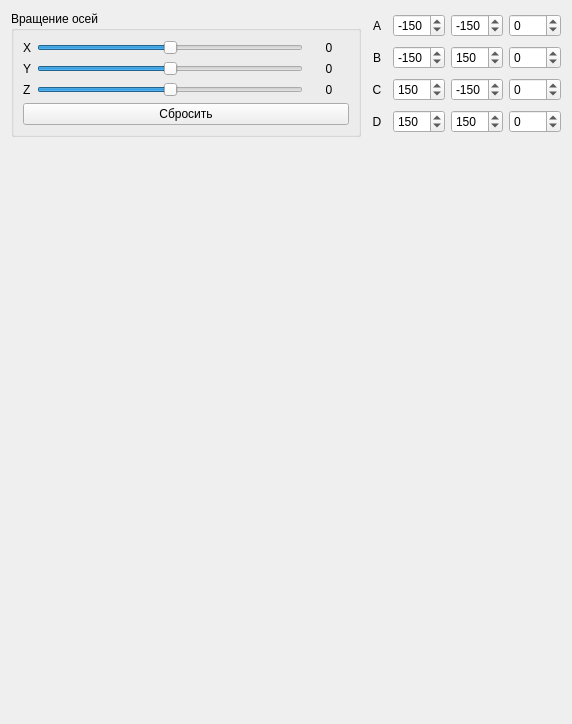
<?xml version="1.0" encoding="UTF-8"?>
<ui version="4.0">
 <class>Form</class>
 <widget class="QWidget" name="Form">
  <property name="geometry">
   <rect>
    <x>0</x>
    <y>0</y>
    <width>568</width>
    <height>724</height>
   </rect>
  </property>
  <property name="windowTitle">
   <string>Form</string>
  </property>
  <layout class="QVBoxLayout" name="verticalLayout_2">
   <item>
    <layout class="QHBoxLayout" name="horizontalLayout_5">
     <item>
      <widget class="QGroupBox" name="groupBox_3">
       <property name="title">
        <string>Вращение осей</string>
       </property>
       <layout class="QVBoxLayout" name="verticalLayout_4">
        <item>
         <layout class="QHBoxLayout" name="horizontalLayout_14">
          <item>
           <widget class="QLabel" name="label_13">
            <property name="text">
             <string>X</string>
            </property>
           </widget>
          </item>
          <item>
           <widget class="QSlider" name="rotateAxisX">
            <property name="minimum">
             <number>-180</number>
            </property>
            <property name="maximum">
             <number>180</number>
            </property>
            <property name="orientation">
             <enum>Qt::Horizontal</enum>
            </property>
           </widget>
          </item>
          <item>
           <widget class="QLabel" name="labelAxisX">
            <property name="minimumSize">
             <size>
              <width>40</width>
              <height>0</height>
             </size>
            </property>
            <property name="text">
             <string>0</string>
            </property>
            <property name="alignment">
             <set>Qt::AlignCenter</set>
            </property>
           </widget>
          </item>
         </layout>
        </item>
        <item>
         <layout class="QHBoxLayout" name="horizontalLayout_13">
          <item>
           <widget class="QLabel" name="label_12">
            <property name="text">
             <string>Y</string>
            </property>
           </widget>
          </item>
          <item>
           <widget class="QSlider" name="rotateAxisY">
            <property name="minimum">
             <number>-180</number>
            </property>
            <property name="maximum">
             <number>180</number>
            </property>
            <property name="orientation">
             <enum>Qt::Horizontal</enum>
            </property>
           </widget>
          </item>
          <item>
           <widget class="QLabel" name="labelAxisY">
            <property name="minimumSize">
             <size>
              <width>40</width>
              <height>0</height>
             </size>
            </property>
            <property name="text">
             <string>0</string>
            </property>
            <property name="alignment">
             <set>Qt::AlignCenter</set>
            </property>
           </widget>
          </item>
         </layout>
        </item>
        <item>
         <layout class="QHBoxLayout" name="horizontalLayout_12">
          <item>
           <widget class="QLabel" name="label_11">
            <property name="text">
             <string>Z</string>
            </property>
           </widget>
          </item>
          <item>
           <widget class="QSlider" name="rotateAxisZ">
            <property name="minimum">
             <number>-180</number>
            </property>
            <property name="maximum">
             <number>180</number>
            </property>
            <property name="orientation">
             <enum>Qt::Horizontal</enum>
            </property>
           </widget>
          </item>
          <item>
           <widget class="QLabel" name="labelAxisZ">
            <property name="minimumSize">
             <size>
              <width>40</width>
              <height>0</height>
             </size>
            </property>
            <property name="text">
             <string>0</string>
            </property>
            <property name="alignment">
             <set>Qt::AlignCenter</set>
            </property>
           </widget>
          </item>
         </layout>
        </item>
        <item>
         <widget class="QPushButton" name="resetButton">
          <property name="text">
           <string>Сбросить</string>
          </property>
         </widget>
        </item>
       </layout>
      </widget>
     </item>
     <item>
      <layout class="QVBoxLayout" name="verticalLayout">
       <item>
        <layout class="QHBoxLayout" name="horizontalLayout">
         <item>
          <widget class="QLabel" name="label">
           <property name="minimumSize">
            <size>
             <width>20</width>
             <height>0</height>
            </size>
           </property>
           <property name="text">
            <string>A</string>
           </property>
           <property name="alignment">
            <set>Qt::AlignCenter</set>
           </property>
          </widget>
         </item>
         <item>
          <widget class="QSpinBox" name="spinA_x">
           <property name="minimumSize">
            <size>
             <width>52</width>
             <height>0</height>
            </size>
           </property>
           <property name="minimum">
            <number>-400</number>
           </property>
           <property name="maximum">
            <number>400</number>
           </property>
           <property name="stepType">
            <enum>QAbstractSpinBox::DefaultStepType</enum>
           </property>
           <property name="value">
            <number>-150</number>
           </property>
          </widget>
         </item>
         <item>
          <widget class="QSpinBox" name="spinA_y">
           <property name="minimumSize">
            <size>
             <width>52</width>
             <height>0</height>
            </size>
           </property>
           <property name="minimum">
            <number>-400</number>
           </property>
           <property name="maximum">
            <number>400</number>
           </property>
           <property name="value">
            <number>-150</number>
           </property>
          </widget>
         </item>
         <item>
          <widget class="QSpinBox" name="spinA_z">
           <property name="minimumSize">
            <size>
             <width>52</width>
             <height>0</height>
            </size>
           </property>
           <property name="minimum">
            <number>-150</number>
           </property>
           <property name="maximum">
            <number>400</number>
           </property>
          </widget>
         </item>
        </layout>
       </item>
       <item>
        <layout class="QHBoxLayout" name="horizontalLayout_2">
         <item>
          <widget class="QLabel" name="label_2">
           <property name="minimumSize">
            <size>
             <width>20</width>
             <height>0</height>
            </size>
           </property>
           <property name="text">
            <string>B</string>
           </property>
           <property name="alignment">
            <set>Qt::AlignCenter</set>
           </property>
          </widget>
         </item>
         <item>
          <widget class="QSpinBox" name="spinB_x">
           <property name="minimumSize">
            <size>
             <width>52</width>
             <height>0</height>
            </size>
           </property>
           <property name="minimum">
            <number>-400</number>
           </property>
           <property name="maximum">
            <number>400</number>
           </property>
           <property name="value">
            <number>-150</number>
           </property>
          </widget>
         </item>
         <item>
          <widget class="QSpinBox" name="spinB_y">
           <property name="minimumSize">
            <size>
             <width>52</width>
             <height>0</height>
            </size>
           </property>
           <property name="maximum">
            <number>400</number>
           </property>
           <property name="value">
            <number>150</number>
           </property>
          </widget>
         </item>
         <item>
          <widget class="QSpinBox" name="spinB_z">
           <property name="minimumSize">
            <size>
             <width>52</width>
             <height>0</height>
            </size>
           </property>
           <property name="minimum">
            <number>-150</number>
           </property>
           <property name="maximum">
            <number>400</number>
           </property>
          </widget>
         </item>
        </layout>
       </item>
       <item>
        <layout class="QHBoxLayout" name="horizontalLayout_3">
         <item>
          <widget class="QLabel" name="label_3">
           <property name="minimumSize">
            <size>
             <width>20</width>
             <height>0</height>
            </size>
           </property>
           <property name="text">
            <string>C</string>
           </property>
           <property name="alignment">
            <set>Qt::AlignCenter</set>
           </property>
          </widget>
         </item>
         <item>
          <widget class="QSpinBox" name="spinC_x">
           <property name="minimumSize">
            <size>
             <width>52</width>
             <height>0</height>
            </size>
           </property>
           <property name="maximum">
            <number>400</number>
           </property>
           <property name="value">
            <number>150</number>
           </property>
          </widget>
         </item>
         <item>
          <widget class="QSpinBox" name="spinC_y">
           <property name="minimumSize">
            <size>
             <width>52</width>
             <height>0</height>
            </size>
           </property>
           <property name="minimum">
            <number>-400</number>
           </property>
           <property name="maximum">
            <number>400</number>
           </property>
           <property name="value">
            <number>-150</number>
           </property>
          </widget>
         </item>
         <item>
          <widget class="QSpinBox" name="spinC_z">
           <property name="minimumSize">
            <size>
             <width>52</width>
             <height>0</height>
            </size>
           </property>
           <property name="minimum">
            <number>-150</number>
           </property>
           <property name="maximum">
            <number>400</number>
           </property>
          </widget>
         </item>
        </layout>
       </item>
       <item>
        <layout class="QHBoxLayout" name="horizontalLayout_4">
         <item>
          <widget class="QLabel" name="label_4">
           <property name="minimumSize">
            <size>
             <width>20</width>
             <height>0</height>
            </size>
           </property>
           <property name="text">
            <string>D</string>
           </property>
           <property name="alignment">
            <set>Qt::AlignCenter</set>
           </property>
          </widget>
         </item>
         <item>
          <widget class="QSpinBox" name="spinD_x">
           <property name="minimumSize">
            <size>
             <width>52</width>
             <height>0</height>
            </size>
           </property>
           <property name="maximum">
            <number>400</number>
           </property>
           <property name="value">
            <number>150</number>
           </property>
          </widget>
         </item>
         <item>
          <widget class="QSpinBox" name="spinD_y">
           <property name="minimumSize">
            <size>
             <width>52</width>
             <height>0</height>
            </size>
           </property>
           <property name="maximum">
            <number>400</number>
           </property>
           <property name="value">
            <number>150</number>
           </property>
          </widget>
         </item>
         <item>
          <widget class="QSpinBox" name="spinD_z">
           <property name="minimumSize">
            <size>
             <width>52</width>
             <height>0</height>
            </size>
           </property>
           <property name="minimum">
            <number>-150</number>
           </property>
           <property name="maximum">
            <number>400</number>
           </property>
          </widget>
         </item>
        </layout>
       </item>
      </layout>
     </item>
    </layout>
   </item>
   <item>
    <widget class="QWidget" name="drawArea" native="true">
     <property name="minimumSize">
      <size>
       <width>550</width>
       <height>550</height>
      </size>
     </property>
    </widget>
   </item>
   <item>
    <spacer name="verticalSpacer">
     <property name="orientation">
      <enum>Qt::Vertical</enum>
     </property>
     <property name="sizeHint" stdset="0">
      <size>
       <width>20</width>
       <height>40</height>
      </size>
     </property>
    </spacer>
   </item>
  </layout>
 </widget>
 <resources/>
 <connections/>
</ui>
